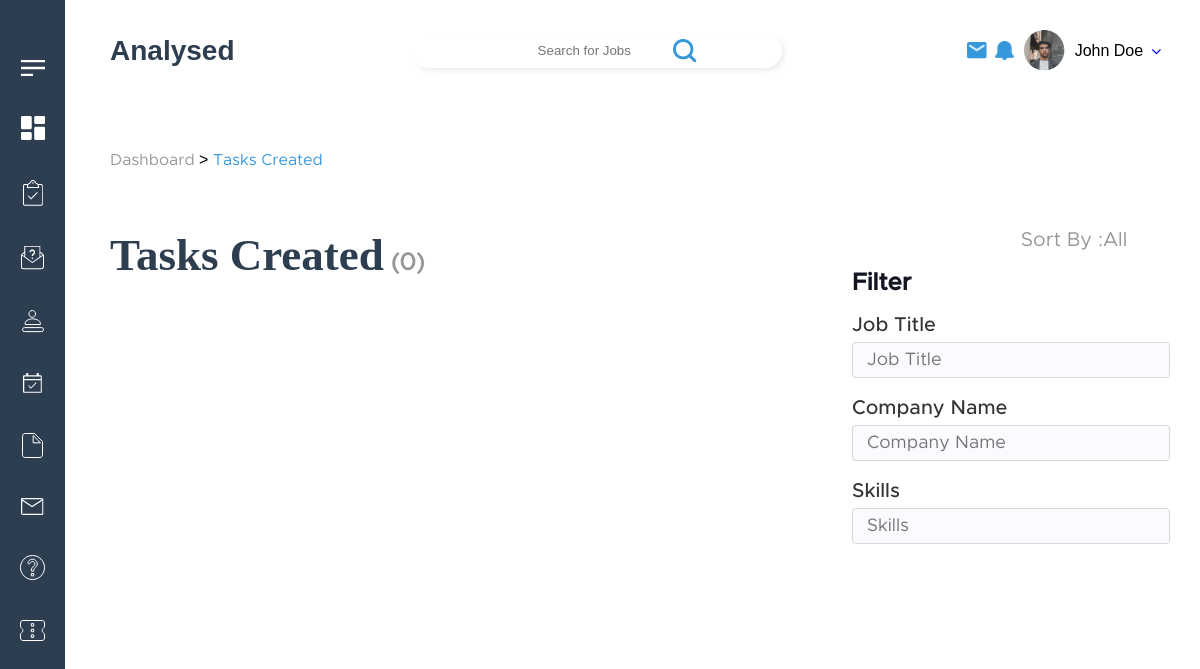
/TasksCreated.php, run on an earlier commit of the app's database.
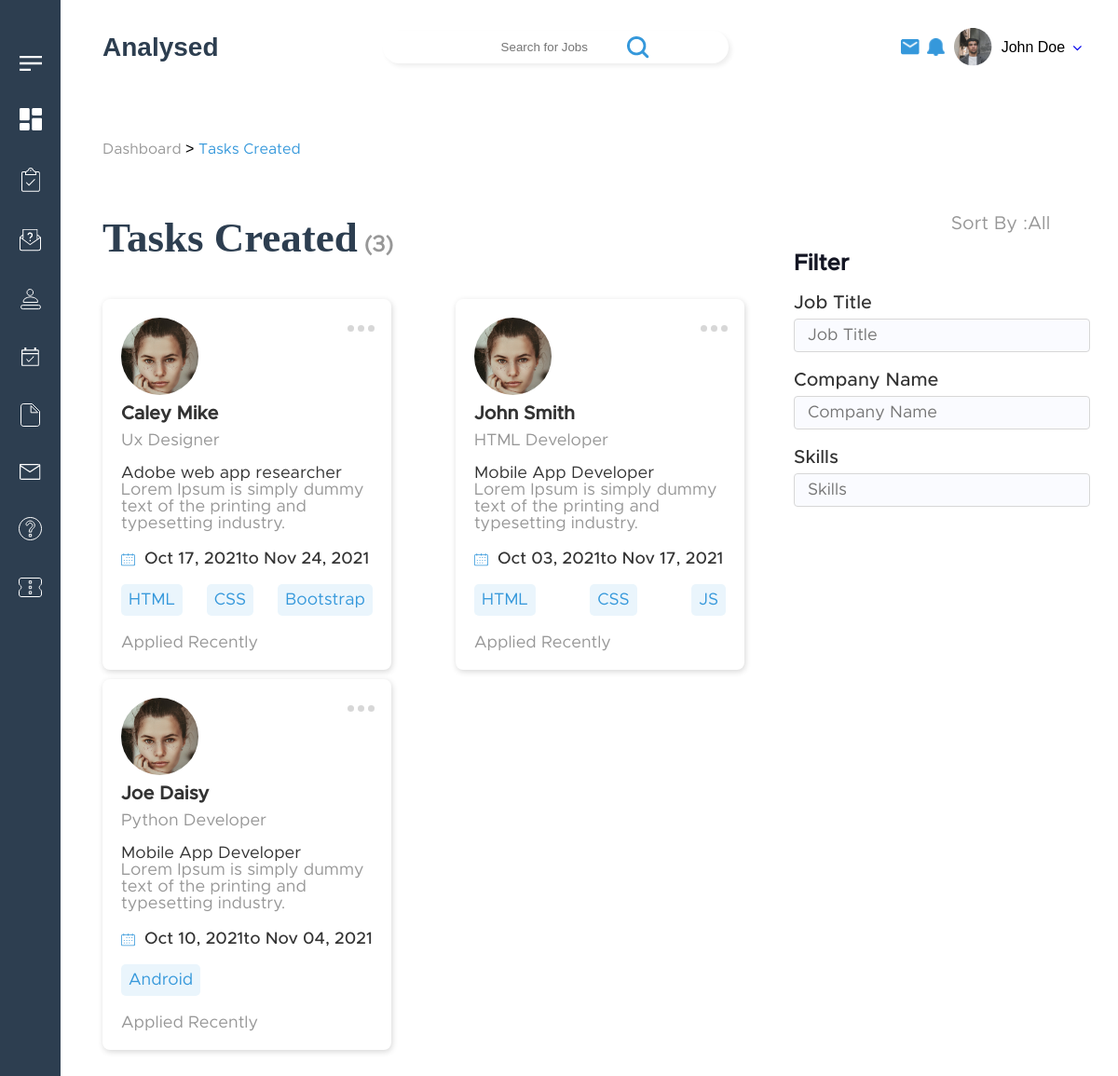
And on a later commit of the database.
### tables this page shows
CREATE TABLE `task` (
  `task_id` int(255) NOT NULL,
  `recruiter_id` int(255) NOT NULL,
  `position` varchar(50) NOT NULL,
  `jobtitle` varchar(50) NOT NULL,
  `company` varchar(50) NOT NULL,
  `skills` varchar(50) NOT NULL,
  `type_of_task` varchar(255) NOT NULL,
  `restrictions` varchar(255) NOT NULL,
  `task_name` varchar(11) NOT NULL,
  `assigned_to` varchar(11) NOT NULL,
  `description` varchar(100) NOT NULL,
  `accuracy` varchar(11) NOT NULL,
  `start_date` date NOT NULL,
  `end_date` date NOT NULL,
  `duration_weeks` int(11) NOT NULL,
  `duration_days` int(11) NOT NULL,
  `duration_hours` int(11) NOT NULL,
  `accepted_file_extensions` blob NOT NULL,
  `created_on` date NOT NULL
);

### TasksCreated.php (the view, shortened to what the changed rows need)
<?php include('connection1.php') ?>
    <link rel="stylesheet" href="./css/DashboardJobs.css">
    <link rel="stylesheet" href="./css/appliedCandidates.css">
    <link rel="stylesheet" href="./css/interviewDone.css">
    <link rel="stylesheet" href="./css/tasksCreated.css">
    <link rel="stylesheet" href="./css/shortlistedJobs.css">
  <body>
    <?php include('header.php') ?>
    <div class="container">
      <div class="small_container">
        <div class="row-flex-jobs-j alignitemsstart-shortlisted Dashboard-main-container-jobs">
            <div class="left-side-container-DashboardJ">
                <?php
                    $total_rows = mysqli_query($conn,"SELECT * FROM task");
                    $num = mysqli_num_rows($total_rows);
                    ?>
                <h2 class="jobsCreateaDashboard-jobs">Tasks Created<span> (<?php echo htmlentities($num); ?>)</span></h2>
                <div class="cards-section-container row-flex-jobs-j" id="result">
                    <?php
                        $sql=mysqli_query($conn,"select * from task");
                        $check=mysqli_num_rows($sql)>0;
                        if($check){
                            while($row=mysqli_fetch_assoc($sql)){
                         ?>
                    <div class="single-container-cards-DasboardJobs candidatesjobs-applied">
                            <a href="">
                                <p class="candidate-status-jobs"><img src="./img/More.svg"></p>
                                <img src="./img/Ellipse 148-1.png" alt="">
                                <h3 class="job-headingnname"><?php echo $row["assigned_to"]; ?></h3>
                                <p class="skill-job-candiate"><?php echo $row["position"]; ?></p>
                                <p class="taskassigned-taskcreated"><?php echo $row["jobtitle"]; ?></p>
                                <p class="lighgrey-text-task-created"><?php echo $row["description"]; ?></p>
                                <div class="upcomingInterviews-p tasks-created-p">
                                    <?php
                                    $date=$row['start_date'];
                                    $start_date=date_format(new DateTime($date),"M d, Y");
                                    ?>
                                    <?php
                                    $date=$row['end_date'];
                                    $end_date=date_format(new DateTime($date),"M d, Y");
                                    ?>
                                    <p class="row-flex-jobj"><img src="./img/Calendar(1).svg" style="margin-right: 10px;"><?php echo $start_date; ?>to <?php echo $end_date; ?> </p>
                                </div>
                                <div class="skills-taskscreated row-flex-jobs-j">
                                    <?php
                                     $skills = $row['skills'];
                                     $skill_arr = explode(',',$skills);
                                        for ($x = 0; $x < count($skill_arr); $x++) {
                                            ?>
                                            <span><?php echo $skill_arr[$x]; ?></span>
                                            <?php
                                        }
                                    ?>
                                </div>
                                <p class="date-created-jobsDashboard">Applied Recently</p>
                            </a>
                        </div>
                        <?php
                    }
                }
                ?>
                </div>
            </div>
            <div class="right-side-container-DashboardJ">
                <h2 class="filter-heading">Filter</h2>
    </div>
</div>

What changed in the data, as far as the page shows it:
added task: assigned_to "Caley Mike", position "Ux Designer", jobtitle "Adobe web app researcher", description "Lorem Ipsum is simply dummy text of the printing and typesetting industry.", start_date "Oct 17, 2021", end_date "Nov 24, 2021", skills "HTML", skills "CSS", skills "Bootstrap", shown under "Tasks Created(3)"
added task: assigned_to "John Smith", position "HTML Developer", jobtitle "Mobile App Developer", description "Lorem Ipsum is simply dummy text of the printing and typesetting industry.", start_date "Oct 03, 2021", end_date "Nov 17, 2021", skills "HTML", skills "CSS", skills "JS", shown under "Tasks Created(3)"
added task: assigned_to "Joe Daisy", position "Python Developer", jobtitle "Mobile App Developer", description "Lorem Ipsum is simply dummy text of the printing and typesetting industry.", start_date "Oct 10, 2021", end_date "Nov 04, 2021", skills "Android"
Also different on the page:
$num: "0" → "3"
